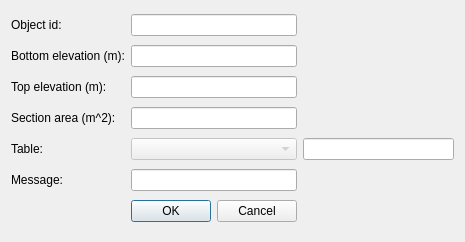
<?xml version="1.0" encoding="UTF-8"?>
<ui version="4.0">
 <class>Dialog</class>
 <widget class="QDialog" name="Dialog">
  <property name="geometry">
   <rect>
    <x>0</x>
    <y>0</y>
    <width>465</width>
    <height>242</height>
   </rect>
  </property>
  <property name="windowTitle">
   <string>Dialog</string>
  </property>
  <property name="locale">
   <locale language="English" country="UnitedKingdom"/>
  </property>
  <layout class="QGridLayout" name="gridLayout">
   <item row="3" column="0">
    <widget class="QLabel" name="AREA_LBL">
     <property name="text">
      <string>Section area (m^2):</string>
     </property>
    </widget>
   </item>
   <item row="8" column="0">
    <widget class="QLabel" name="MSG_LBL">
     <property name="text">
      <string>Message:</string>
     </property>
    </widget>
   </item>
   <item row="3" column="1">
    <widget class="QLineEdit" name="AREA"/>
   </item>
   <item row="0" column="1">
    <widget class="QLineEdit" name="OBJ_ID">
     <property name="enabled">
      <bool>true</bool>
     </property>
    </widget>
   </item>
   <item row="4" column="1">
    <widget class="QComboBox" name="TABLE_CB">
     <property name="enabled">
      <bool>false</bool>
     </property>
    </widget>
   </item>
   <item row="1" column="1">
    <widget class="QLineEdit" name="ELEV_BOT"/>
   </item>
   <item row="4" column="0">
    <widget class="QLabel" name="TABLE_LBL">
     <property name="text">
      <string>Table:</string>
     </property>
    </widget>
   </item>
   <item row="4" column="2">
    <widget class="QLineEdit" name="TABLE"/>
   </item>
   <item row="0" column="0">
    <widget class="QLabel" name="OBJ_ID_LBL">
     <property name="locale">
      <locale language="English" country="UnitedStates"/>
     </property>
     <property name="text">
      <string>Object id:</string>
     </property>
    </widget>
   </item>
   <item row="9" column="1">
    <widget class="QDialogButtonBox" name="buttonBox">
     <property name="orientation">
      <enum>Qt::Horizontal</enum>
     </property>
     <property name="standardButtons">
      <set>QDialogButtonBox::Cancel|QDialogButtonBox::Ok</set>
     </property>
    </widget>
   </item>
   <item row="2" column="1">
    <widget class="QLineEdit" name="ELEV_TOP"/>
   </item>
   <item row="2" column="0">
    <widget class="QLabel" name="ELEV_TOP_LBL">
     <property name="text">
      <string>Top elevation (m):</string>
     </property>
    </widget>
   </item>
   <item row="8" column="1">
    <widget class="QLineEdit" name="MSG"/>
   </item>
   <item row="1" column="0">
    <widget class="QLabel" name="ELEV_BOT_LBL">
     <property name="text">
      <string>Bottom elevation (m):</string>
     </property>
    </widget>
   </item>
  </layout>
 </widget>
 <resources/>
 <connections/>
</ui>
